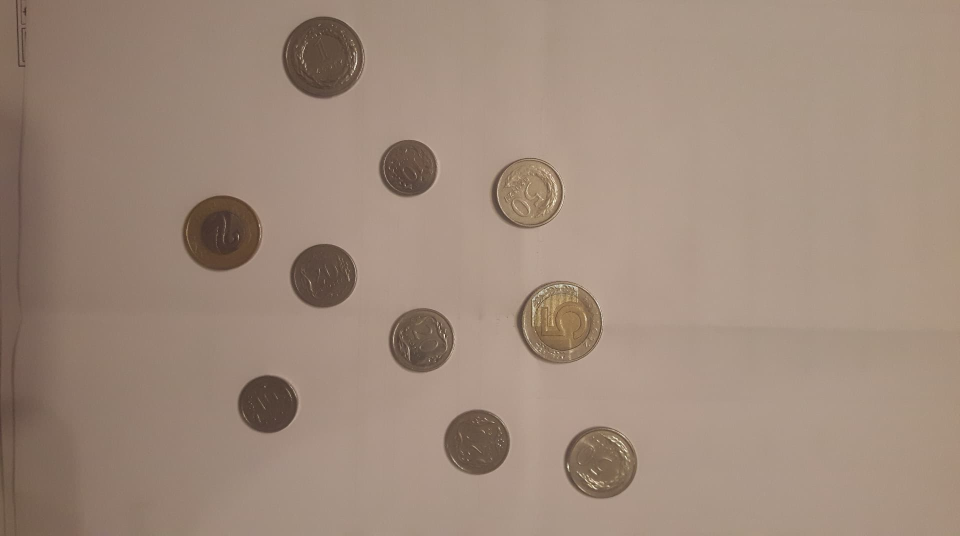
#> input picture coins/m11.jpg, 1920 x 1072 px, given in place of coins 10.jpg, which was not available (shown at 1/2 size)
$ jupyter execute --allow-errors coins.ipynb   (older library calls are emulated)
#> lines starting #> are read from the running program, lines starting #| are printed output that depends on the picture; after the words box and inside, x2 and y2 are one past the last pixel; in counts of white or black regions, pixels touching at a corner belong together; pictures that were not available may be replaced by others from this repository, and a replacement may not be noted
[cell 1]
from __future__ import print_function
import numpy as np
import argparse
import cv2
import imutils
from matplotlib import pyplot as plt


import sys, time, math, os

import numpy as np
from matplotlib import pylab as plt
import matplotlib.patches as mpatches
from scipy.signal import medfilt
from skimage import io
from skimage.transform import resize
from skimage.filters import sobel, threshold_yen, gaussian, median, threshold_li, threshold_isodata, threshold_otsu, \
    threshold_mean
from skimage.feature import canny
from skimage.morphology import watershed, remove_small_objects, binary_opening, remove_small_holes, dilation, disk, \
    binary_closing, erosion
from skimage.color import rgb2hsv
from skimage import exposure
from scipy import ndimage as ndi
from skimage.util import img_as_ubyte

[cell 2]
def resize_image(img, max_coordinate):
    height, width, depth = img.shape
    print(width)
    print(height)
    d = max(width, height)

    if d < max_coordinate:
        if d == width:
            img = imutils.resize(img, width = max_coordinate)
        else:
            img = imutils.resize(img, height = max_coordinate)
    return img

def detect_circles(blur, d):
    circles = cv2.HoughCircles(blur, cv2.HOUGH_GRADIENT, 1.3, (int) (d / 13), param1 = 100, param2 = 75,
                               minRadius = (int) (d / 35))
    print("found " + str(circles.shape[1]) + " circle(s)")
    return circles

def draw_circles(img, circles):
    if circles is not None:
        circles = np.uint16(np.around(circles))
        for i, c in enumerate(circles[0, :]):
            cv2.circle(img, (c[0], c[1]), c[2], (255, 0, 0), 10)
#     plt.imshow(img)
#     j = j + 1
#     plt.savefig("pic " + str(j) + ".png")

def avg_color(img):
    hsv = cv2.cvtColor(img, cv2.COLOR_RGB2HSV)
    avg = np.mean(hsv, axis = (0,1))
    return avg

def h_to_360(h):
    return h * 360

# [15 lines left out: function check_hsv_color, not called in this run]


def get_coin_colors(img, c):

    normal = cv2.cvtColor(img, cv2.COLOR_BGR2RGB)

    x, y, radius = int(c[0]), int(c[1]), int(c[2])
    print(x, y, radius)

    center_delta = int(radius / 3.5)
    center = normal[y - center_delta : y + center_delta, x - center_delta : x + center_delta].copy()

    edge_delta = int(radius * .1)
    offset = int(10 / 18 * radius)

    x_from = x - offset - edge_delta
    x_to = x - offset + edge_delta
    y_from = y - offset - edge_delta
    y_to = y - offset + edge_delta

    edge = normal[y_from : y_to, x_from : x_to].copy()

    avg_center = avg_color(center)
    center_s = avg_center[1] / 255
    avg_edge = avg_color(edge)
    edge_s = avg_edge[1] / 255

    max_s = max(center_s, edge_s)
    sum_s = center_s + edge_s

    print(center_s, edge_s)

    if abs(center_s - edge_s) >= .225:
        if max_s == edge_s:
            return "silver", "golden"
        else:
            return "golden", "silver"
    elif sum_s <= 1.2:
        return "silver", "silver"
    else:
        return "golden", "golden"

#     return check_hsv_color(avg_center), check_hsv_color(avg_edge)

def adjust_gamma(image, gamma=1.0):
    invGamma = 1.0 / gamma
    table = np.array([((i / 255.0) ** invGamma) * 255
        for i in np.arange(0, 256)]).astype("uint8")
    return cv2.LUT(image, table)
# [28 lines of commented-out code are left out]

[cell 3]
plt.figure(figsize=(20,10))
img = cv2.imread("real/coins 10.jpg")
#> img is the input picture: shape (1072, 1920, 3); mean B, G, R 123.6, 138.6, 159.2
d = max(img.shape[0], img.shape[1])
#> d = 1920

if d < 700:
    max_res = 1200
else:
    max_res = 2500
img = resize_image(img, max_res)
#| 1920
#| 1072
gray = cv2.cvtColor(img, cv2.COLOR_BGR2GRAY)
gray = cv2.medianBlur(gray, 9)
coin = detect_circles(gray, d)
#> in detect_circles, `circles = cv2.HoughCircles(blur, cv2.HOUGH_GRADIENT, 1.3, (int) (d / 1..`: circles = [[1563.2, 1203.1, 94.56], [840.4, 148.8, 105.7], [1456.6, 839.1, 108.6], [1064, 438.7, 75.45], [1372.1, 503.7, 92.48], [579.1, 610.3, 102.4], [1243.4, 1149.8, 84.16], [1100.4, 888.5, 87.28], [839.1, 719.5, 83.9], [697.4, 1053.6, 78.18]]
#| found 10 circle(s)
#> coin has the same summary as circles in detect_circles
print(img.shape)
#| (1395, 2500, 3)

img_gamma = adjust_gamma(img, .65)
#> in adjust_gamma, `return cv2.LUT(image, table)`:
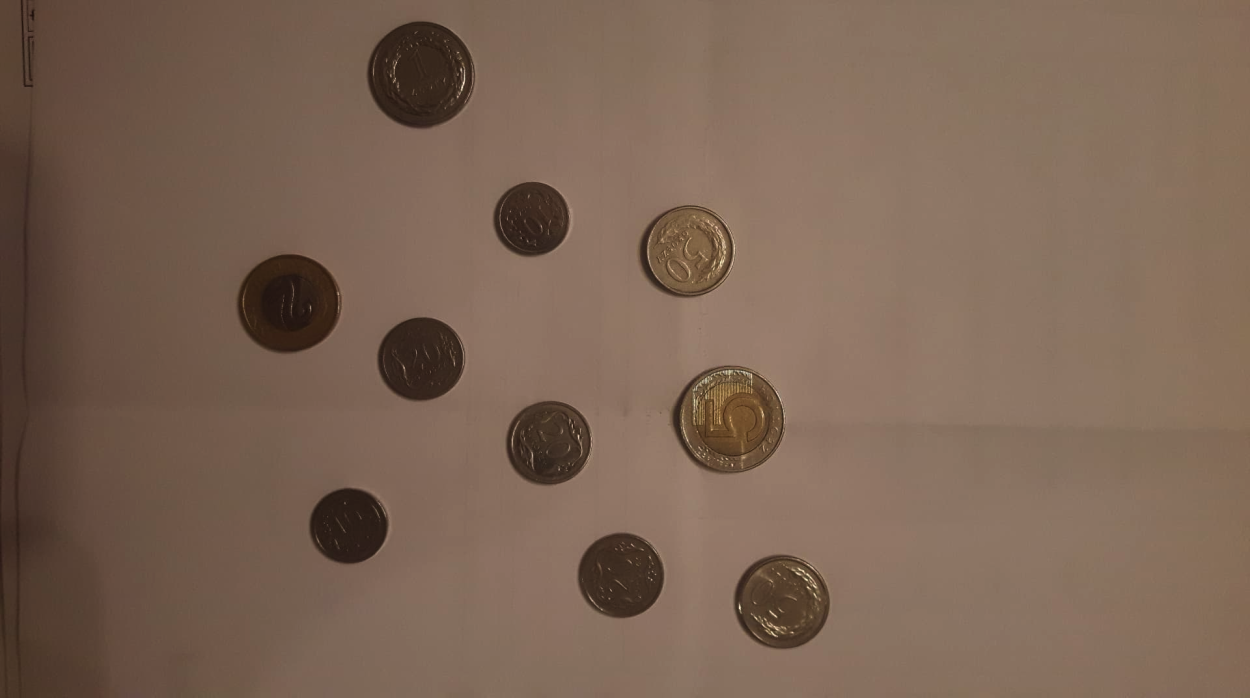
#> returned value: shape (1395, 2500, 3) (shown at 1/2 size); mean of channels 0, 1, 2 84.3, 100.3, 123.9; drawn as B, G, R

value = 0
color = ""
label = ""

radii = [int(c[2]) for c in coin[0, :]]
#> radii = [94, 105, 108, 75, 92, 102, 84, 87, 83, 78]
avg_radius = np.mean(radii)
#> avg_radius = 90.8

print(avg_radius)
#| 90.8

for i, c in enumerate(coin[0, :]):
    value = -1
    center, edge = get_coin_colors(img_gamma, c)
    if center == "golden" and edge == "golden":
        value = .01
        label = "1gr"
        color = "gg"
    elif center == "silver" and edge == "golden":
        value = 2
        label = "2zl"
        color = "sg"
    elif center == "golden" and edge == "silver":
        value = 5
        label = "5zl"
        color = "gs"
    elif center == "silver" and edge == "silver":
        color = "ss"
        if c[2] < avg_radius:
            label = "10gr"
            value = .1
        else:
            label = "1zl"
            value = 1
    print(i)
    cv2.putText(img, str(i) + ":" + label, ((int) (c[0]), (int) (c[1])), cv2.FONT_HERSHEY_SIMPLEX,
                        2, (255, 255, 255), 2, cv2.LINE_AA)
#> this loop made 10 passes
#> (c, value, x in get_coin_colors, y in get_coin_colors, radius in get_coin_colors, center_delta in get_coin_colors, edge_delta in get_coin_colors, offset in get_coin_colors) on passes 1, 2, 4, 5, 6, 7, 8, 9, 10: ([1563.2, 1203.1, 94.56], 1, 1563, 1203, 94, 26, 9, 52), ([840.4, 148.8, 105.7], 1, 840, 148, 105, 30, 10, 58), ([1064, 438.7, 75.45], 0.1, 1064, 438, 75, 21, 7, 41), ([1372.1, 503.7, 92.48], 1, 1372, 503, 92, 26, 9, 51), ([579.1, 610.3, 102.4], 1, 579, 610, 102, 29, 10, 56), ([1243.4, 1149.8, 84.16], 0.1, 1243, 1149, 84, 24, 8, 46), ([1100.4, 888.5, 87.28], 0.1, 1100, 888, 87, 24, 8, 48), ([839.1, 719.5, 83.9], 0.1, 839, 719, 83, 23, 8, 46), ([697.4, 1053.6, 78.18], 0.1, 697, 1053, 78, 22, 7, 43)
#> (c, value, x in get_coin_colors, y in get_coin_colors, radius in get_coin_colors, center_delta in get_coin_colors, edge_delta in get_coin_colors, offset in get_coin_colors) on pass 3: ([1456.6, 839.1, 108.6], 5, 1456, 839, 108, 30, 10, 60)
#> (printed output is left out)
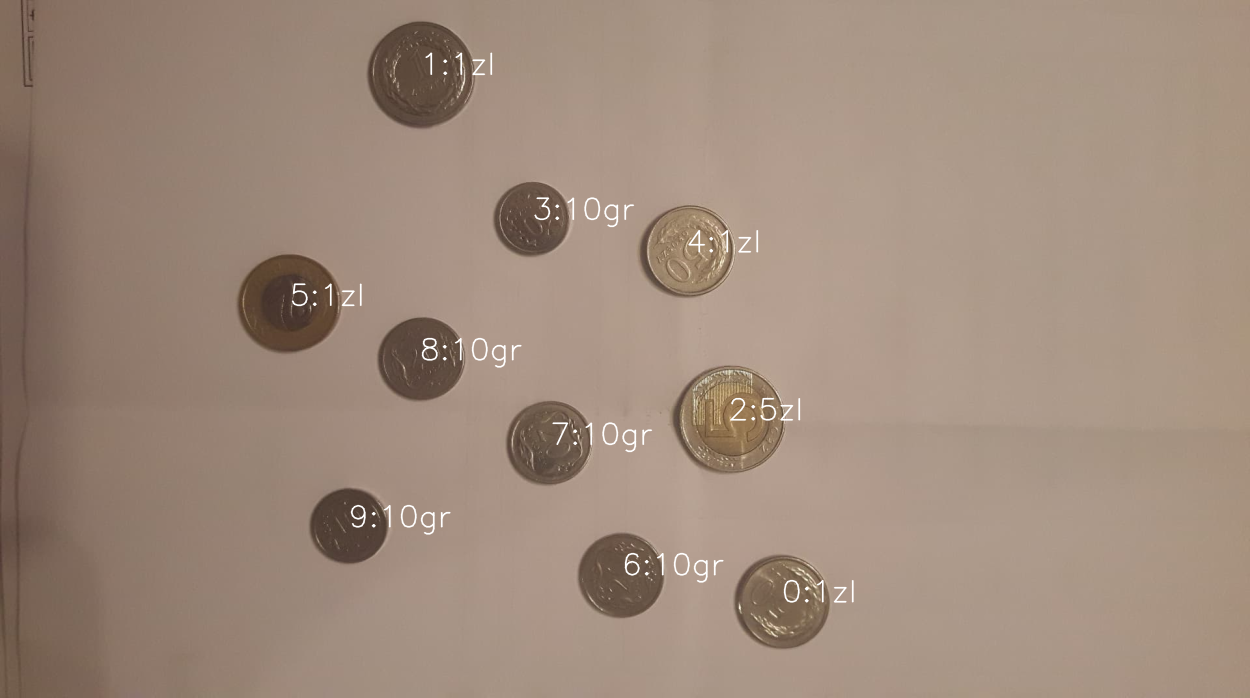
#> img: shape (1395, 2500, 3) (shown at 1/2 size); mean of channels 0, 1, 2 124.2, 139, 159.6; drawn as B, G, R

# plt.imshow(center)
# plt.imshow(edge)
normal = cv2.cvtColor(img, cv2.COLOR_BGR2RGB)

draw_circles(normal, coin)
#> in draw_circles, `circles = np.uint16(np.around(circles))`: circles = [[1563, 1203, 95], [840, 149, 106], [1457, 839, 109], [1064, 439, 75], [1372, 504, 92], [579, 610, 102], [1243, 1150, 84], [1100, 889, 87], [839, 720, 84], [697, 1054, 78]]
#> the loop in draw_circles, `for i, c in enumerate(circles[0, :]):` made 10 passes

plt.imshow(normal)

[cell 4]
c = coin[0, 0]
#> c = [1563.2, 1203.1, 94.56]
normal = cv2.cvtColor(img, cv2.COLOR_BGR2RGB)

x, y, radius = int(c[0]), int(c[1]), int(c[2])
#> x = 1563; y = 1203; radius = 94
print(x, y, radius)
#| 1563 1203 94
center_delta = int(radius / 3.5)
#> center_delta = 26
center = normal[y - center_delta : y + center_delta, x - center_delta : x + center_delta].copy()
edge_delta = int(radius * .1)
#> edge_delta = 9
offset = int(9 / 18 * radius)
#> offset = 47
x_from = x - offset - edge_delta
#> x_from = 1507
x_to = x - offset + edge_delta
#> x_to = 1525
y_from = y - offset - edge_delta
#> y_from = 1147
y_to = y - offset + edge_delta
#> y_to = 1165

edge = normal[y_from : y_to, x_from : x_to].copy()

plt.imshow(edge)

[cell 5]
plt.figure(figsize=(20,10))

img = cv2.imread("real/coins 5.jpg", cv2.IMREAD_COLOR)
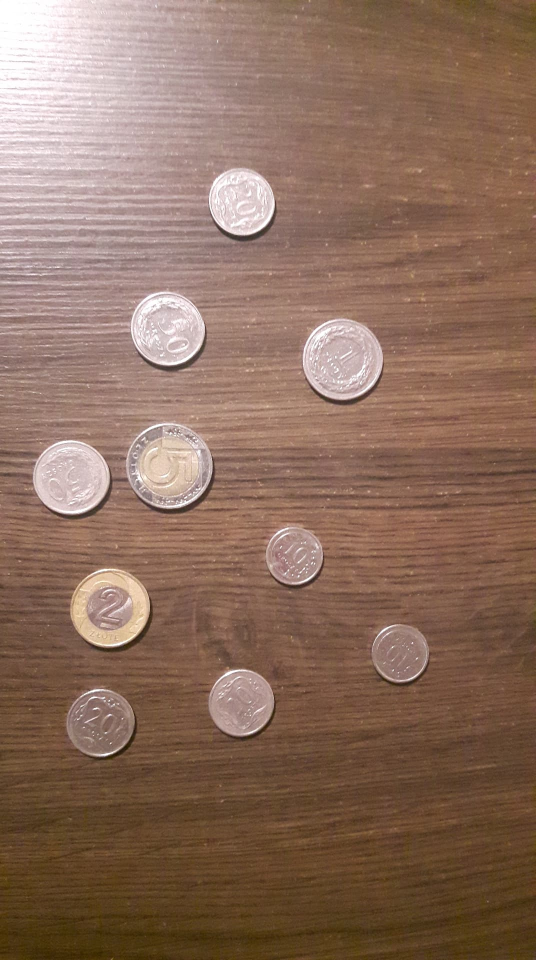
#> input picture coins/m12.jpg, 1072 x 1920 px, given in place of coins 5.jpg, which was not available (shown at 1/2 size)
#> img is the input picture: shape (1920, 1072, 3); mean B, G, R 93.5, 110.3, 140.4

d = max(img.shape[0], img.shape[1])

img = resize_image(img, 2500)
#| 1072
#| 1920

#> (the rest of this cell did not finish here and is left out)


normal_img = cv2.cvtColor(img, cv2.COLOR_BGR2RGB)

cs = count_coins(circles)

draw_circles(normal_img, circles, cs)


plt.savefig("pic.jpg")

[cell 6]
coins = {
    "1gr" : {
        "value" : .01,
        "size" : 1,
        "count" : 0,
    },
    "2gr" : {
        "value" : .02,
        "size" : 1.129,
        "count" : 0,
    },
    "5gr" : {
        "value" : .05,
        "size" : 1.258,
        "count" : 0,
    },
    "10gr" : {
        "value" : .1,
        "size" : 1.0645,
        "count" : 0,
    },
    "20gr" : {
        "value" : .2,
        "size" : 1.19355,
        "count" : 0,
    },
    "50gr" : {
        "value" : .5,
        "size" : 1.3226,
        "count" : 0,
    },
    "1zl" : {
        "value" : 1,
        "size" : 1.4839,
        "count" : 0,
    },
    "2zl" : {
        "value" : 2,
        "size" : 1.3871,
        "count" : 0,
    },
    "5zl" : {
        "value" : 5,
        "size" : 1.5484,
        "count" : 0,
    },
}

[cell 7]
# [51 lines left out: functions linear_stretching, gamma_correction, remove_background, not called in this run]

j = 0

[cell 8]
img = cv2.imread("real/coins 10.jpg")
d = max(img.shape[0], img.shape[1])
img = resize_image(img, 2500)
#| 1920
#| 1072
normal = cv2.cvtColor(img, cv2.COLOR_BGR2RGB)

# img = adjust_gamma(img, .7)

gray = cv2.cvtColor(img, cv2.COLOR_BGR2GRAY)

canny = cv2.Canny(gray, 50, 100)
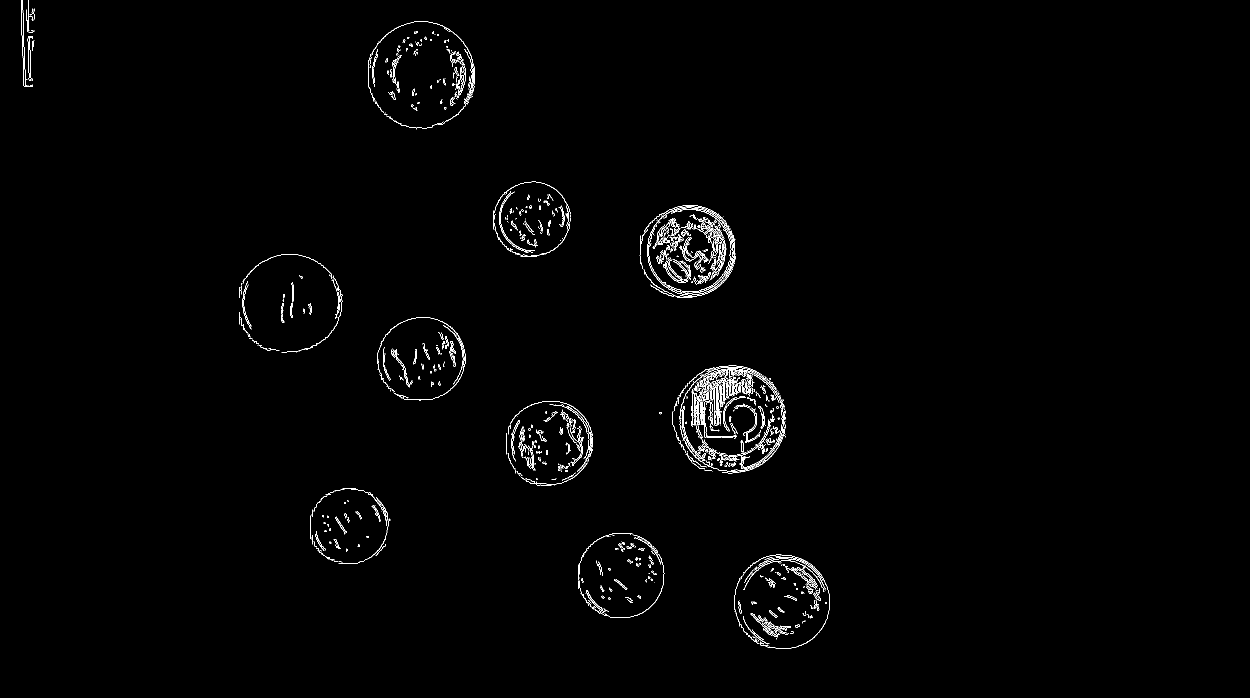
#> canny: shape (1395, 2500) (shown at 1/2 size); 0.93% white in thin lines or dots, all inside (x1, y1, x2, y2) = (42, 0, 1660, 1298)
kernel = np.ones((5,5),np.uint8)

blur = cv2.medianBlur(gray, 7)
ret3,th3 = cv2.threshold(blur,0,255,cv2.THRESH_BINARY_INV+cv2.THRESH_OTSU)
#> th3: shape (1395, 2500); 18.7% white; 86 white regions (39 under 20 px), largest, box (x1, y1, x2, y2) and area: (0, 0, 403, 1395) 416877, (733, 42, 948, 258) 36165, (471, 508, 683, 708) 33248
#> ret3 = 128
closing = cv2.morphologyEx(th3, cv2.MORPH_CLOSE, kernel)
#> closing: shape (1395, 2500); 18.8% white; 55 white regions (18 under 20 px), largest, box (x1, y1, x2, y2) and area: (0, 0, 403, 1395) 417664, (733, 42, 948, 258) 36317, (471, 508, 683, 708) 33252
closing = cv2.dilate(closing, kernel)
#> closing: shape (1395, 2500); 19.7% white; 43 white regions, largest, box (x1, y1, x2, y2) and area: (0, 0, 405, 1395) 423669, (731, 40, 950, 260) 38057, (469, 506, 685, 710) 34920

closing = ndi.binary_fill_holes(closing)
#> closing: shape (1395, 2500) bool; 20.2% white; 28 white regions, largest, box (x1, y1, x2, y2) and area: (0, 0, 405, 1395) 423739, (731, 40, 950, 260) 38057, (1342, 732, 1570, 949) 35811
closing = img_as_ubyte(closing)
closing = cv2.dilate(closing, kernel)
#> closing: shape (1395, 2500); 20.9% white; 20 white regions, largest, box (x1, y1, x2, y2) and area: (0, 0, 407, 1395) 429979, (729, 38, 952, 262) 39829, (1340, 730, 1572, 951) 39337
closing = cv2.dilate(closing, kernel)
#> closing: shape (1395, 2500); 21.5% white; 15 white regions

contours, hierarchy = cv2.findContours(closing, cv2.RETR_TREE, cv2.CHAIN_APPROX_SIMPLE)
#> contours = 21 contours, 2 with area under 20; largest, box (x1, y1, x2, y2) and area: (0, 0, 409, 1395) 434518, (1338, 728, 1574, 953) 42220, (727, 36, 954, 264) 41306, (465, 502, 689, 714) 38030, (1463, 1104, 1665, 1304) 32428

print(len(contours))
#| 21

cv2.drawContours(normal, contours, -1, (0,255,0), 3)
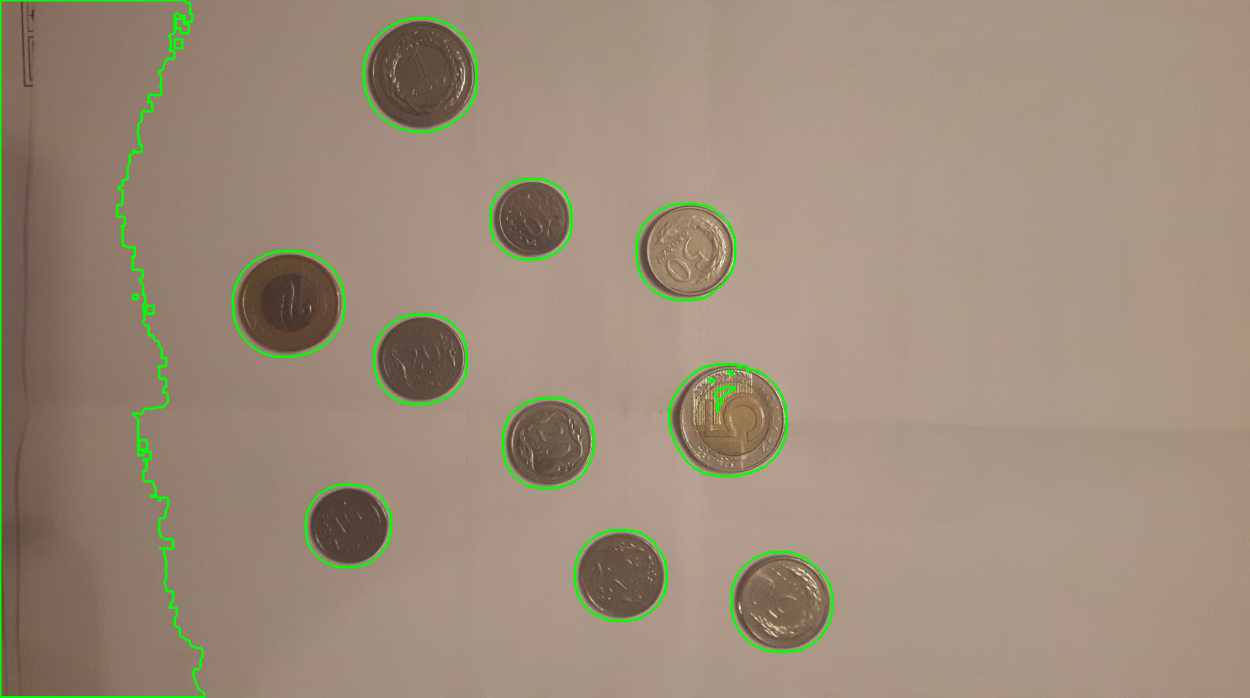
#> normal: shape (1395, 2500, 3) (shown at 1/2 size); mean R, G, B 157, 140.2, 122


plt.imshow(normal)
# plt.imshow(closing, cmap = 'gray')
